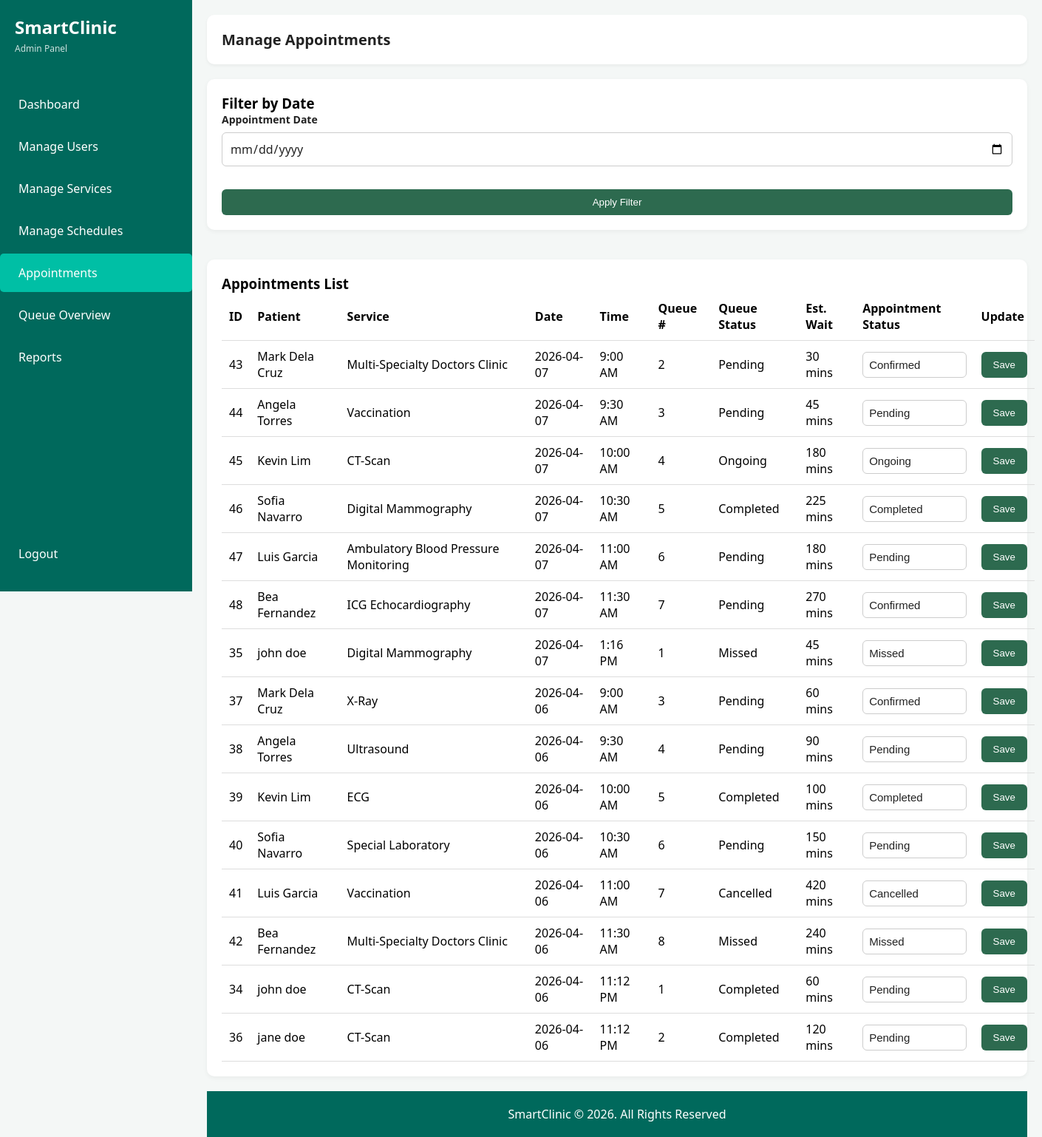
Before: /admin/manage_appointments.php (signed in) with the older database file.
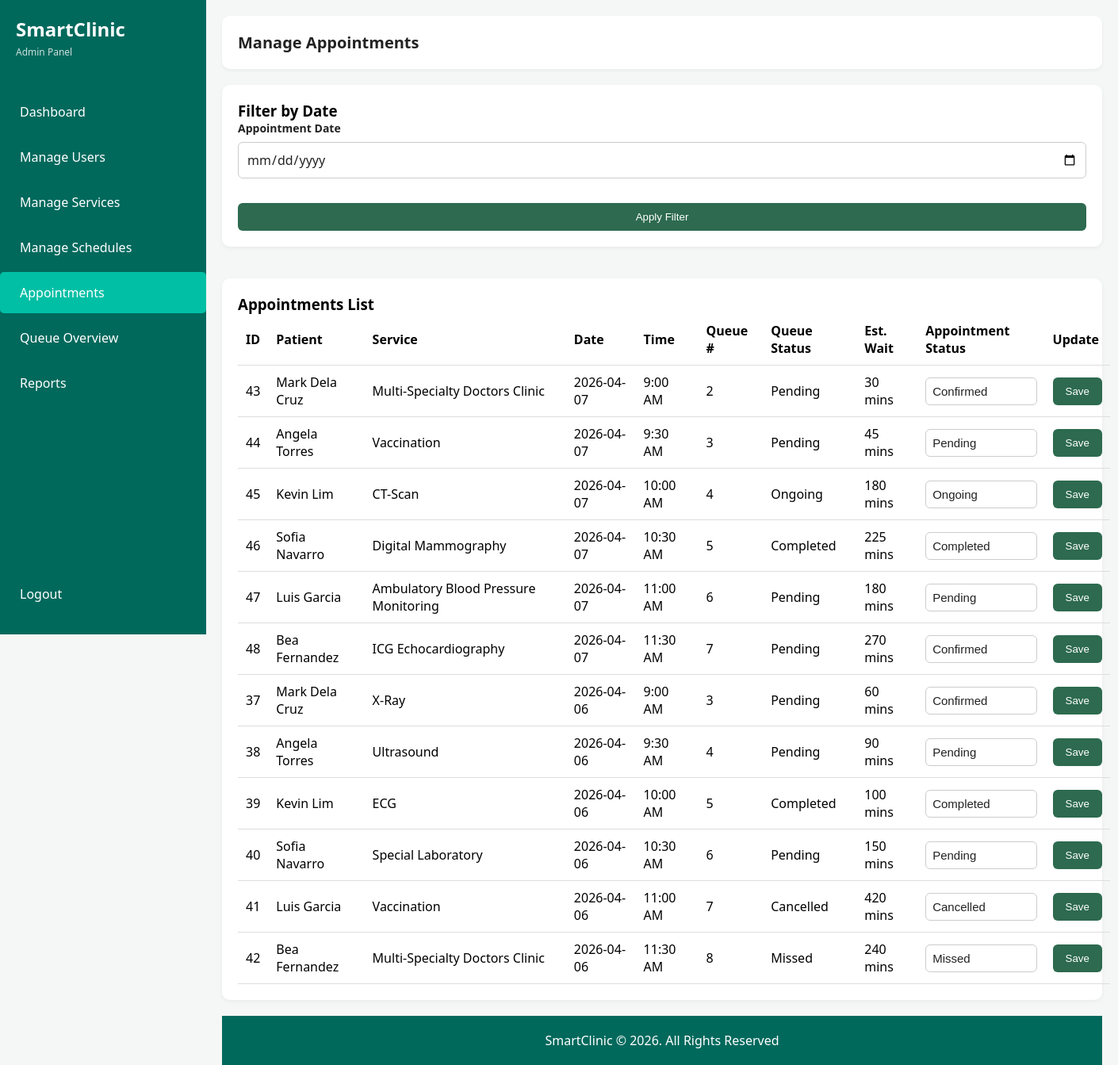
After: the same page with the newer database file.
### tables this page shows
CREATE TABLE `appointments` (
  `appointment_id` int(11) UNSIGNED NOT NULL COMMENT 'PK for appointments',
  `patient_id` int(11) UNSIGNED NOT NULL COMMENT 'FK users',
  `service_id` int(11) UNSIGNED NOT NULL COMMENT 'FK services',
  `appointment_date` date NOT NULL COMMENT 'Date of the appointment',
  `appointment_time` time NOT NULL COMMENT 'Time of the appointment',
  `status` enum('pending','confirmed','ongoing','completed','missed','cancelled') NOT NULL DEFAULT 'pending' COMMENT 'Current appointment status',
  `created_at` timestamp NOT NULL DEFAULT current_timestamp() COMMENT 'Creation date'
);

CREATE TABLE `users` (
  `user_id` int(11) UNSIGNED NOT NULL COMMENT 'PK for users',
  `role_id` int(11) UNSIGNED NOT NULL COMMENT 'FK for users',
  `first_name` varchar(100) NOT NULL COMMENT 'User first name',
  `last_name` varchar(100) NOT NULL COMMENT 'User last name',
  `email` varchar(100) NOT NULL COMMENT 'Unique email address',
  `password` varchar(255) NOT NULL COMMENT 'User password',
  `contact_number` varchar(20) DEFAULT NULL COMMENT 'User contact number',
  `address` text DEFAULT NULL COMMENT 'User address',
  `created_at` timestamp NOT NULL DEFAULT current_timestamp() COMMENT 'Account creation date'
);

CREATE TABLE `services` (
  `service_id` int(11) UNSIGNED NOT NULL COMMENT 'PK for services',
  `service_name` varchar(100) NOT NULL COMMENT 'Name of the clinic service',
  `description` text DEFAULT NULL COMMENT 'Description of service',
  `estimated_duration` int(11) UNSIGNED NOT NULL DEFAULT 30 COMMENT 'Estimated duration in minutes'
);

CREATE TABLE `queue` (
  `queue_id` int(11) UNSIGNED NOT NULL COMMENT 'PK for queue',
  `appointment_id` int(11) UNSIGNED NOT NULL COMMENT 'FK appointments',
  `queue_number` int(11) UNSIGNED NOT NULL COMMENT 'Patient position in queue',
  `status` enum('pending','ongoing','completed','missed','cancelled') NOT NULL DEFAULT 'pending' COMMENT 'Current queue status',
  `estimated_wait` int(11) UNSIGNED NOT NULL DEFAULT 0 COMMENT 'Estimated waiting time in minutes',
  `created_at` timestamp NOT NULL DEFAULT current_timestamp() COMMENT 'Queue record creation date'
);

### admin/manage_appointments.php (the view, shortened to what this page needs)
<?php
require_once '../config/database.php';
$filter_date = isset($_GET['filter_date']) ? $_GET['filter_date'] : '';
$sql = "
    SELECT
        a.appointment_id,
        a.appointment_date,
        a.appointment_time,
        a.status,
        u.first_name,
        u.last_name,
        s.service_name,
        q.queue_number,
        q.estimated_wait,
        q.status AS queue_status
    FROM appointments a
    JOIN users u ON a.patient_id = u.user_id
    JOIN services s ON a.service_id = s.service_id
    LEFT JOIN queue q ON a.appointment_id = q.appointment_id
";
if (!empty($filter_date)) {
    $sql .= " WHERE a.appointment_date = ?";
    $sql .= " ORDER BY a.appointment_time ASC, a.appointment_id ASC";
    $stmt = $conn->prepare($sql);
    $stmt->bind_param("s", $filter_date);
    $stmt->execute();
    $appointments = $stmt->get_result();
} else {
    $sql .= " ORDER BY a.appointment_date DESC, a.appointment_time ASC, a.appointment_id ASC";
    $appointments = $conn->query($sql);
}
?>
<!DOCTYPE html>
<html lang="en">
<head>
    <link rel="stylesheet" href="../assets/css/styles.css">
</head>
<body class="dashboard-page admin-page">
<div class="app-container">
    <aside class="sidebar">
        <div class="logo">
            <h1>SmartClinic</h1>
            <span>Admin Panel</span>
        </div>
        <nav class="menu">
            <a href="dashboard.php" class="nav-item">Dashboard</a>
            <a href="manage_users.php" class="nav-item">Manage Users</a>
            <a href="manage_services.php" class="nav-item">Manage Services</a>
            <a href="manage_schedules.php" class="nav-item">Manage Schedules</a>
            <a href="manage_appointments.php" class="nav-item active">Appointments</a>
            <a href="queue_overview.php" class="nav-item">Queue Overview</a>
            <a href="reports.php" class="nav-item">Reports</a>
        </nav>
        <div class="logout">
            <a href="../logout.php" class="nav-item">Logout</a>
        </div>
    </aside>
    <main class="main-content">
        <header class="top-bar">
            <h2>Manage Appointments</h2>
        </header>
        <div class="content-card">
            <h3>Filter by Date</h3>
            <form method="GET" class="crud-form">
                <div class="form-group">
                    <label for="filter_date">Appointment Date</label>
                    <input type="date" name="filter_date" id="filter_date" value="<?= htmlspecialchars($filter_date) ?>">
                </div>
                <button type="submit" class="btn-primary">Apply Filter</button>
            </form>
        </div>
        <div class="content-card">
            <h3>Appointments List</h3>
            <table class="styled-table">
                <thead>
                    <tr>
                        <th>ID</th>
                        <th>Patient</th>
                        <th>Service</th>
                        <th>Date</th>
                        <th>Time</th>
                        <th>Queue #</th>
                        <th>Queue Status</th>
                        <th>Est. Wait</th>
                        <th>Appointment Status</th>
                        <th>Update</th>
                    </tr>
                </thead>
                <tbody>
                    <?php while ($row = $appointments->fetch_assoc()): ?>
                        <tr>
                            <td><?= $row['appointment_id'] ?></td>
                            <td><?= htmlspecialchars($row['first_name'] . ' ' . $row['last_name']) ?></td>
                            <td><?= htmlspecialchars($row['service_name']) ?></td>
                            <td><?= htmlspecialchars($row['appointment_date']) ?></td>
                            <td><?= date('g:i A', strtotime($row['appointment_time'])) ?></td>
                            <td><?= $row['queue_number'] ? $row['queue_number'] : '-' ?></td>
                            <td><?= $row['queue_status'] ? ucfirst($row['queue_status']) : '-' ?></td>
                            <td><?= $row['estimated_wait'] !== null ? $row['estimated_wait'] . ' mins' : '-' ?></td>
                            <td>
                                <form method="POST">
                                    <select name="status" required>
                                        <?php
                                        $statuses = ['pending', 'confirmed', 'ongoing', 'completed', 'missed', 'cancelled'];
                                        foreach ($statuses as $status):
                                        ?>
                                            <option value="<?= $status ?>" <?= $row['status'] === $status ? 'selected' : '' ?>>
                                                <?= ucfirst($status) ?>
                                            </option>
                                        <?php endforeach; ?>
                                    </select>
                            </td>
                            <td>
                                    <button type="submit" name="update_appointment" class="btn-primary">Save</button>
                            </td>
                        </tr>
                    <?php endwhile; ?>
                </tbody>
            </table>
        </div>
        <footer class="footer">
            SmartClinic © 2026. All Rights Reserved
        </footer>
    </main>
</div>
</body>
</html>

Changed rows visible on the page:
removed appointments: appointment_id "35", patient.last_name "john doe", service.service_name "Digital Mammography", appointment_date "2026-04-07", appointment_time "1:16 PM", queue.queue_number "1", queue.status "Missed", queue.estimated_wait "45", status "Missed"
removed appointments: appointment_id "34", patient.last_name "john doe", service.service_name "CT-Scan", appointment_date "2026-04-06", appointment_time "11:12 PM", queue.queue_number "1", queue.status "Completed", queue.estimated_wait "60", status "Pending"
removed appointments: appointment_id "36", patient.last_name "jane doe", service.service_name "CT-Scan", appointment_date "2026-04-06", appointment_time "11:12 PM", queue.queue_number "2", queue.status "Completed", queue.estimated_wait "120", status "Pending"
